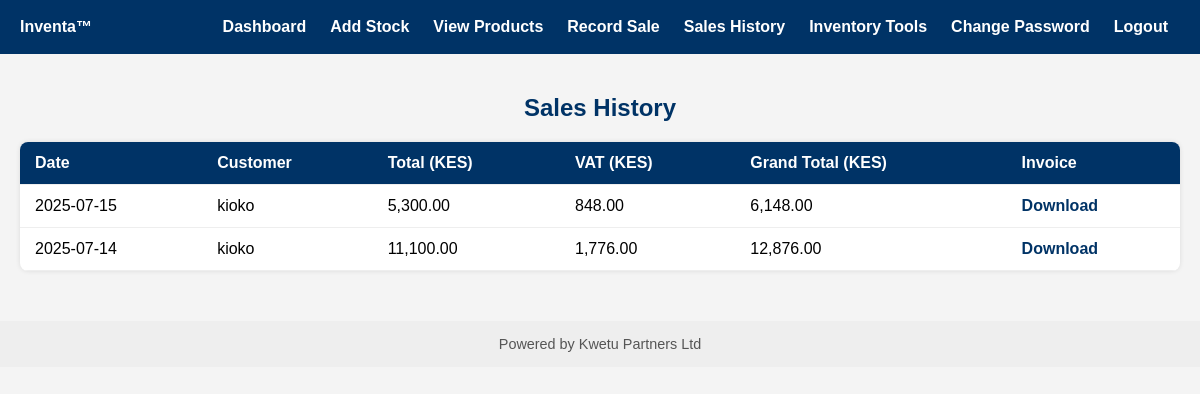
Screenshot of /digitalclub/sales-history (signed in) with the database file from the repository.
### tables this page shows
CREATE TABLE sales (
    id INTEGER PRIMARY KEY AUTOINCREMENT,
    customer TEXT NOT NULL,
    total_amount REAL NOT NULL,
    vat REAL NOT NULL,
    grand_total REAL NOT NULL,
    date TEXT NOT NULL
);

### app.py (the view)
@app.route(f'/{TENANT}/sales-history')
def sales_history():
    if not is_logged_in():
        return redirect(url_for('login'))
    conn = get_db_connection()
    sales = conn.execute('SELECT * FROM sales ORDER BY date DESC').fetchall()
    conn.close()
    return render_template('sales-history.html', sales=sales, tenant=TENANT)

### app.py (called while the page is built)
def get_db_connection():
    conn = sqlite3.connect(DB_PATH)
    conn.row_factory = sqlite3.Row
    return conn

def is_logged_in():
    return 'user_id' in session

### templates/sales-history.html (shortened to what this page needs)
<!DOCTYPE html>
<html lang="en">
<head>
</head>
<body>
<div class="navbar">
  <div><strong>Inventa™</strong></div>
  <div class="nav-links">
    <a href="/{{ tenant }}/dashboard">Dashboard</a>
    <a href="/{{ tenant }}/add-stock">Add Stock</a>
    <a href="/{{ tenant }}/products">View Products</a>
    <a href="/{{ tenant }}/record-sale">Record Sale</a>
    <a href="/{{ tenant }}/sales-history">Sales History</a>
    <a href="/{{ tenant }}/inventory-tools">Inventory Tools</a>
    <a href="/change-password">Change Password</a>
    <a href="/logout">Logout</a>
  </div>
</div>
<div class="container">
  <h2>Sales History</h2>
  <table>
    <thead>
      <tr>
        <th>Date</th>
        <th>Customer</th>
        <th>Total (KES)</th>
        <th>VAT (KES)</th>
        <th>Grand Total (KES)</th>
        <th>Invoice</th>
      </tr>
    </thead>
    <tbody>
      {% for sale in sales %}
      <tr>
        <td>{{ sale['date'] }}</td>
        <td>{{ sale['customer'] }}</td>
        <td>{{ '{:,.2f}'.format(sale['total_amount']) }}</td>
        <td>{{ '{:,.2f}'.format(sale['vat']) }}</td>
        <td>{{ '{:,.2f}'.format(sale['grand_total']) }}</td>
        <td><a class="download-link" href="{{ url_for('download_invoice', tenant=tenant, sale_id=sale['id']) }}">Download</a></td>
      </tr>
      {% endfor %}
    </tbody>
  </table>
</div>
<footer>
  Powered by Kwetu Partners Ltd
</footer>
</body>
</html>

### templates/sales-history.html (style rules this page uses)
body { font-family: Arial, sans-serif; margin: 0; background: #f4f4f4; }
.navbar { background-color: #003366; padding: 10px 20px; display: flex; justify-content: space-between; align-items: center; flex-wrap: wrap; color: white; }
.navbar a { color: white; text-decoration: none; margin: 8px 12px; font-weight: bold; }
.nav-links { display: flex; flex-wrap: wrap; }
.container { padding: 20px; }
h2 { text-align: center; color: #003366; margin-bottom: 20px; }
table { width: 100%; border-collapse: collapse; background: white; border-radius: 8px; overflow: hidden; box-shadow: 0 0 5px rgba(0,0,0,0.1); }
th, td { padding: 12px 15px; border-bottom: 1px solid #eee; text-align: left; }
th { background: #003366; color: white; }
a.download-link { color: #003366; text-decoration: none; font-weight: bold; }
footer { text-align: center; padding: 15px; background: #eee; font-size: 0.9em; color: #555; margin-top: 30px; }

### rows the page displays
sales: date "2025-07-15", customer "kioko", total_amount "5,300.00", vat "848.00", grand_total "6,148.00"
sales: date "2025-07-14", customer "kioko", total_amount "11,100.00", vat "1,776.00", grand_total "12,876.00"
